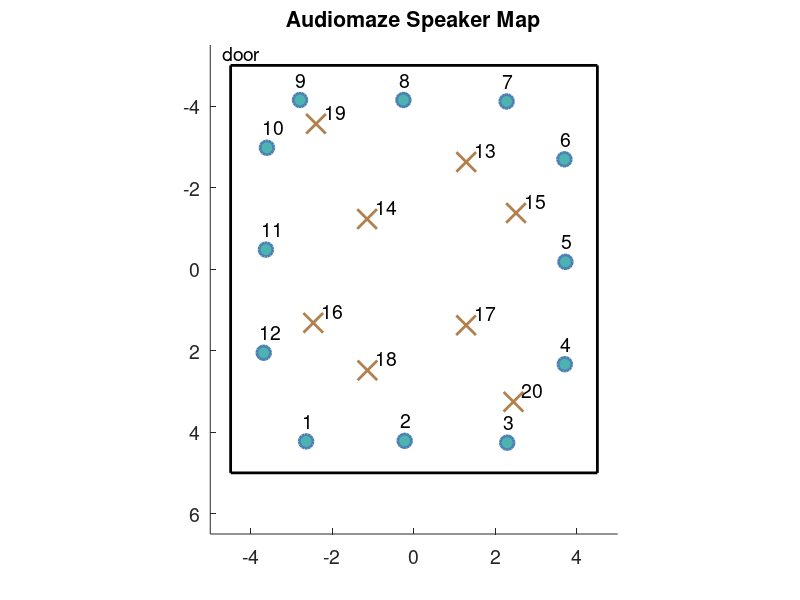

The MATLAB source for this figure:




w=9;
h=10;

        
figure;
line([w/2, w/2], [h/2, -h/2], 'color', 'black', 'linewidth', 2)
hold
line([-w/2, -w/2], [h/2, -h/2], 'color', 'black', 'linewidth', 2)
line([w/2, -w/2], [h/2, h/2], 'color', 'black', 'linewidth', 2)
line([w/2, -w/2], [-h/2, -h/2], 'color', 'black', 'linewidth', 2)
axis([-w/2-.5 w/2+.5 -h/2-.5 h/2+1.5])

X=load('speakerMap2D.mat');
speaker_locs = X.full_map2d;

% 6.29 DEM:
% the ordering of the ceiling speakers is wrong up until now, and is
% changed
% for the pilot data prior to this date, put speaker 18 where 16 is, 16
% where 17 is, and 18 where 16 is. i.e. run this code:
% 
% tmp16 = speaker_locs(16,:);
% speaker_locs(16,:) = tmp17;
% tmp17 = speaker_locs(17,:);
% speaker_locs(17,:) = tmp18;
% speaker_locs(18,:) = tmp16;






for n=1:12
    scatter(speaker_locs(n,1),speaker_locs(n,2),100, ... 
        'markeredgecolor', [.3 .5 .7], ...
        'markerfacecolor', [.3 .7 .7], ...
        'linewidth', 2);
    text(speaker_locs(n,1)-.1, speaker_locs(n,2)-.5, sprintf('%d',n), 'fontsize', 14);

end

for n=13:20
    scatter(speaker_locs(n,1),speaker_locs(n,2),200, 'x', ... 
        'markeredgecolor', [.7 .5 .3], ...
        'markerfacecolor', [.7 .7 .3], ...
        'linewidth', 2);
    text(speaker_locs(n,1)+.2, speaker_locs(n,2)-.3, sprintf('%d',n), 'fontsize', 14);
end
text(-w/2-.2,-h/2-.3 , 'door', 'fontsize', 14);
title('Audiomaze Speaker Map', 'fontsize', 14, 'fontweight', 'bold')
set(gca, 'fontsize', 14); 
%set(gca, 'XDir', 'reverse');
set(gca, 'YDir', 'reverse');
axis equal
hold off